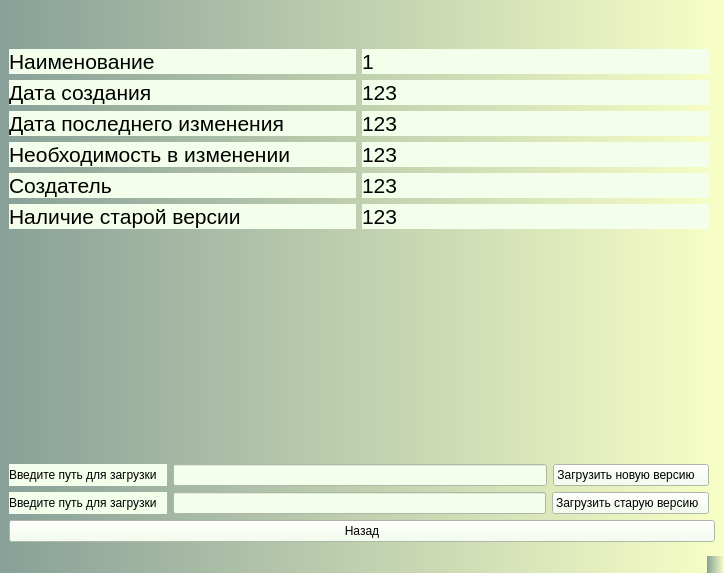
<?xml version="1.0" encoding="UTF-8"?>
<ui version="4.0">
 <class>MainWindow</class>
 <widget class="QMainWindow" name="MainWindow">
  <property name="geometry">
   <rect>
    <x>0</x>
    <y>0</y>
    <width>724</width>
    <height>573</height>
   </rect>
  </property>
  <property name="windowTitle">
   <string>MainWindow</string>
  </property>
  <property name="styleSheet">
   <string notr="true">background:qlineargradient(spread:repeat, x1:0, y1:0, x2:1, y2:0, stop:0 rgba(83, 160, 81, 255), stop:1 rgba(255, 120, 161, 255))qlineargradient(spread:repeat, x1:0, y1:0, x2:1, y2:0, stop:0 rgba(136, 160, 152, 255), stop:1 rgba(248, 255, 198, 255))</string>
  </property>
  <widget class="QWidget" name="centralwidget">
   <layout class="QGridLayout" name="gridLayout">
    <item row="1" column="0">
     <layout class="QHBoxLayout" name="horizontalLayout_3">
      <item>
       <layout class="QVBoxLayout" name="verticalLayout_2">
        <item>
         <widget class="QLabel" name="label_4">
          <property name="styleSheet">
           <string notr="true">background:rgb(243, 255, 234);</string>
          </property>
          <property name="text">
           <string>&lt;html&gt;&lt;head/&gt;&lt;body&gt;&lt;p&gt;&lt;span style=&quot; font-size:16pt;&quot;&gt;Наименование&lt;/span&gt;&lt;/p&gt;&lt;/body&gt;&lt;/html&gt;</string>
          </property>
         </widget>
        </item>
        <item>
         <widget class="QLabel" name="labelCreationDate_Name">
          <property name="styleSheet">
           <string notr="true">background:rgb(243, 255, 234);</string>
          </property>
          <property name="text">
           <string>&lt;html&gt;&lt;head/&gt;&lt;body&gt;&lt;p&gt;&lt;span style=&quot; font-size:16pt;&quot;&gt;Дата создания&lt;/span&gt;&lt;/p&gt;&lt;/body&gt;&lt;/html&gt;</string>
          </property>
         </widget>
        </item>
        <item>
         <widget class="QLabel" name="labelLastModified_2">
          <property name="styleSheet">
           <string notr="true">background:rgb(243, 255, 234);</string>
          </property>
          <property name="text">
           <string>&lt;html&gt;&lt;head/&gt;&lt;body&gt;&lt;p&gt;&lt;span style=&quot; font-size:16pt;&quot;&gt;Дата последнего изменения&lt;/span&gt;&lt;/p&gt;&lt;/body&gt;&lt;/html&gt;</string>
          </property>
         </widget>
        </item>
        <item>
         <widget class="QLabel" name="LabelNeedForChange_2">
          <property name="styleSheet">
           <string notr="true">background:rgb(243, 255, 234);</string>
          </property>
          <property name="text">
           <string>&lt;html&gt;&lt;head/&gt;&lt;body&gt;&lt;p&gt;&lt;span style=&quot; font-size:16pt;&quot;&gt;Необходимость в изменении&lt;/span&gt;&lt;/p&gt;&lt;/body&gt;&lt;/html&gt;</string>
          </property>
         </widget>
        </item>
        <item>
         <widget class="QLabel" name="labelCreator_2">
          <property name="styleSheet">
           <string notr="true">background:rgb(243, 255, 234);</string>
          </property>
          <property name="text">
           <string>&lt;html&gt;&lt;head/&gt;&lt;body&gt;&lt;p&gt;&lt;span style=&quot; font-size:16pt;&quot;&gt;Создатель&lt;/span&gt;&lt;/p&gt;&lt;/body&gt;&lt;/html&gt;</string>
          </property>
         </widget>
        </item>
        <item>
         <widget class="QLabel" name="LavelNewWersion_2">
          <property name="styleSheet">
           <string notr="true">background:rgb(243, 255, 234);</string>
          </property>
          <property name="text">
           <string>&lt;html&gt;&lt;head/&gt;&lt;body&gt;&lt;p&gt;&lt;span style=&quot; font-size:16pt;&quot;&gt;Наличие старой версии&lt;/span&gt;&lt;/p&gt;&lt;/body&gt;&lt;/html&gt;</string>
          </property>
         </widget>
        </item>
       </layout>
      </item>
      <item>
       <layout class="QVBoxLayout" name="verticalLayout">
        <item>
         <widget class="QLabel" name="labelName_2">
          <property name="styleSheet">
           <string notr="true">background:rgb(243, 255, 234);</string>
          </property>
          <property name="text">
           <string>&lt;html&gt;&lt;head/&gt;&lt;body&gt;&lt;p&gt;&lt;span style=&quot; font-size:16pt;&quot;&gt;1&lt;/span&gt;&lt;/p&gt;&lt;/body&gt;&lt;/html&gt;</string>
          </property>
         </widget>
        </item>
        <item>
         <widget class="QLabel" name="labelCreationDate">
          <property name="styleSheet">
           <string notr="true">background:rgb(243, 255, 234);</string>
          </property>
          <property name="text">
           <string>&lt;html&gt;&lt;head/&gt;&lt;body&gt;&lt;p&gt;&lt;span style=&quot; font-size:16pt;&quot;&gt;123&lt;/span&gt;&lt;/p&gt;&lt;/body&gt;&lt;/html&gt;</string>
          </property>
         </widget>
        </item>
        <item>
         <widget class="QLabel" name="labelLastModified">
          <property name="styleSheet">
           <string notr="true">background:rgb(243, 255, 234);</string>
          </property>
          <property name="text">
           <string>&lt;html&gt;&lt;head/&gt;&lt;body&gt;&lt;p&gt;&lt;span style=&quot; font-size:16pt;&quot;&gt;123&lt;/span&gt;&lt;/p&gt;&lt;/body&gt;&lt;/html&gt;</string>
          </property>
         </widget>
        </item>
        <item>
         <widget class="QLabel" name="LabelNeedForChange">
          <property name="styleSheet">
           <string notr="true">background:rgb(243, 255, 234);</string>
          </property>
          <property name="text">
           <string>&lt;html&gt;&lt;head/&gt;&lt;body&gt;&lt;p&gt;&lt;span style=&quot; font-size:16pt;&quot;&gt;123&lt;/span&gt;&lt;/p&gt;&lt;/body&gt;&lt;/html&gt;</string>
          </property>
         </widget>
        </item>
        <item>
         <widget class="QLabel" name="labelCreator">
          <property name="styleSheet">
           <string notr="true">background:rgb(243, 255, 234);</string>
          </property>
          <property name="text">
           <string>&lt;html&gt;&lt;head/&gt;&lt;body&gt;&lt;p&gt;&lt;span style=&quot; font-size:16pt;&quot;&gt;123&lt;/span&gt;&lt;/p&gt;&lt;/body&gt;&lt;/html&gt;</string>
          </property>
         </widget>
        </item>
        <item>
         <widget class="QLabel" name="LavelOldWersion">
          <property name="styleSheet">
           <string notr="true">background:rgb(243, 255, 234);</string>
          </property>
          <property name="text">
           <string>&lt;html&gt;&lt;head/&gt;&lt;body&gt;&lt;p&gt;&lt;span style=&quot; font-size:16pt;&quot;&gt;123&lt;/span&gt;&lt;/p&gt;&lt;/body&gt;&lt;/html&gt;</string>
          </property>
         </widget>
        </item>
       </layout>
      </item>
     </layout>
    </item>
    <item row="3" column="0" colspan="2">
     <widget class="QPushButton" name="pushButton">
      <property name="styleSheet">
       <string notr="true">background:rgb(243, 255, 234);</string>
      </property>
      <property name="text">
       <string>Назад</string>
      </property>
     </widget>
    </item>
    <item row="0" column="0">
     <spacer name="verticalSpacer_2">
      <property name="orientation">
       <enum>Qt::Vertical</enum>
      </property>
      <property name="sizeType">
       <enum>QSizePolicy::Fixed</enum>
      </property>
      <property name="sizeHint" stdset="0">
       <size>
        <width>20</width>
        <height>40</height>
       </size>
      </property>
     </spacer>
    </item>
    <item row="2" column="0">
     <layout class="QVBoxLayout" name="verticalLayout_3">
      <item>
       <spacer name="verticalSpacer">
        <property name="orientation">
         <enum>Qt::Vertical</enum>
        </property>
        <property name="sizeType">
         <enum>QSizePolicy::Minimum</enum>
        </property>
        <property name="sizeHint" stdset="0">
         <size>
          <width>20</width>
          <height>40</height>
         </size>
        </property>
       </spacer>
      </item>
      <item>
       <spacer name="verticalSpacer_3">
        <property name="orientation">
         <enum>Qt::Vertical</enum>
        </property>
        <property name="sizeType">
         <enum>QSizePolicy::Expanding</enum>
        </property>
        <property name="sizeHint" stdset="0">
         <size>
          <width>20</width>
          <height>13</height>
         </size>
        </property>
       </spacer>
      </item>
      <item>
       <layout class="QHBoxLayout" name="horizontalLayout">
        <item>
         <widget class="QLabel" name="label_6">
          <property name="styleSheet">
           <string notr="true">background:rgb(243, 255, 234);</string>
          </property>
          <property name="text">
           <string>Введите путь для загрузки   </string>
          </property>
         </widget>
        </item>
        <item>
         <widget class="QLineEdit" name="lineEditPathNewTP">
          <property name="styleSheet">
           <string notr="true">background:rgb(243, 255, 234);</string>
          </property>
         </widget>
        </item>
        <item>
         <widget class="QPushButton" name="pushButtonDownloadNew">
          <property name="minimumSize">
           <size>
            <width>150</width>
            <height>20</height>
           </size>
          </property>
          <property name="styleSheet">
           <string notr="true">background:rgb(243, 255, 234);</string>
          </property>
          <property name="text">
           <string>Загрузить новую версию   </string>
          </property>
         </widget>
        </item>
       </layout>
      </item>
      <item>
       <layout class="QHBoxLayout" name="horizontalLayout_2">
        <item>
         <widget class="QLabel" name="label_7">
          <property name="styleSheet">
           <string notr="true">background:rgb(243, 255, 234);</string>
          </property>
          <property name="text">
           <string>Введите путь для загрузки   </string>
          </property>
         </widget>
        </item>
        <item>
         <widget class="QLineEdit" name="lineEditPathOldTP">
          <property name="styleSheet">
           <string notr="true">background:rgb(243, 255, 234);</string>
          </property>
         </widget>
        </item>
        <item>
         <widget class="QPushButton" name="pushButtonDownloadOld">
          <property name="minimumSize">
           <size>
            <width>150</width>
            <height>20</height>
           </size>
          </property>
          <property name="styleSheet">
           <string notr="true">background:rgb(243, 255, 234);</string>
          </property>
          <property name="text">
           <string>Загрузить старую версию  </string>
          </property>
         </widget>
        </item>
       </layout>
      </item>
     </layout>
    </item>
   </layout>
  </widget>
  <widget class="QMenuBar" name="menubar">
   <property name="geometry">
    <rect>
     <x>0</x>
     <y>0</y>
     <width>724</width>
     <height>21</height>
    </rect>
   </property>
  </widget>
  <widget class="QStatusBar" name="statusbar"/>
 </widget>
 <resources/>
 <connections/>
</ui>
